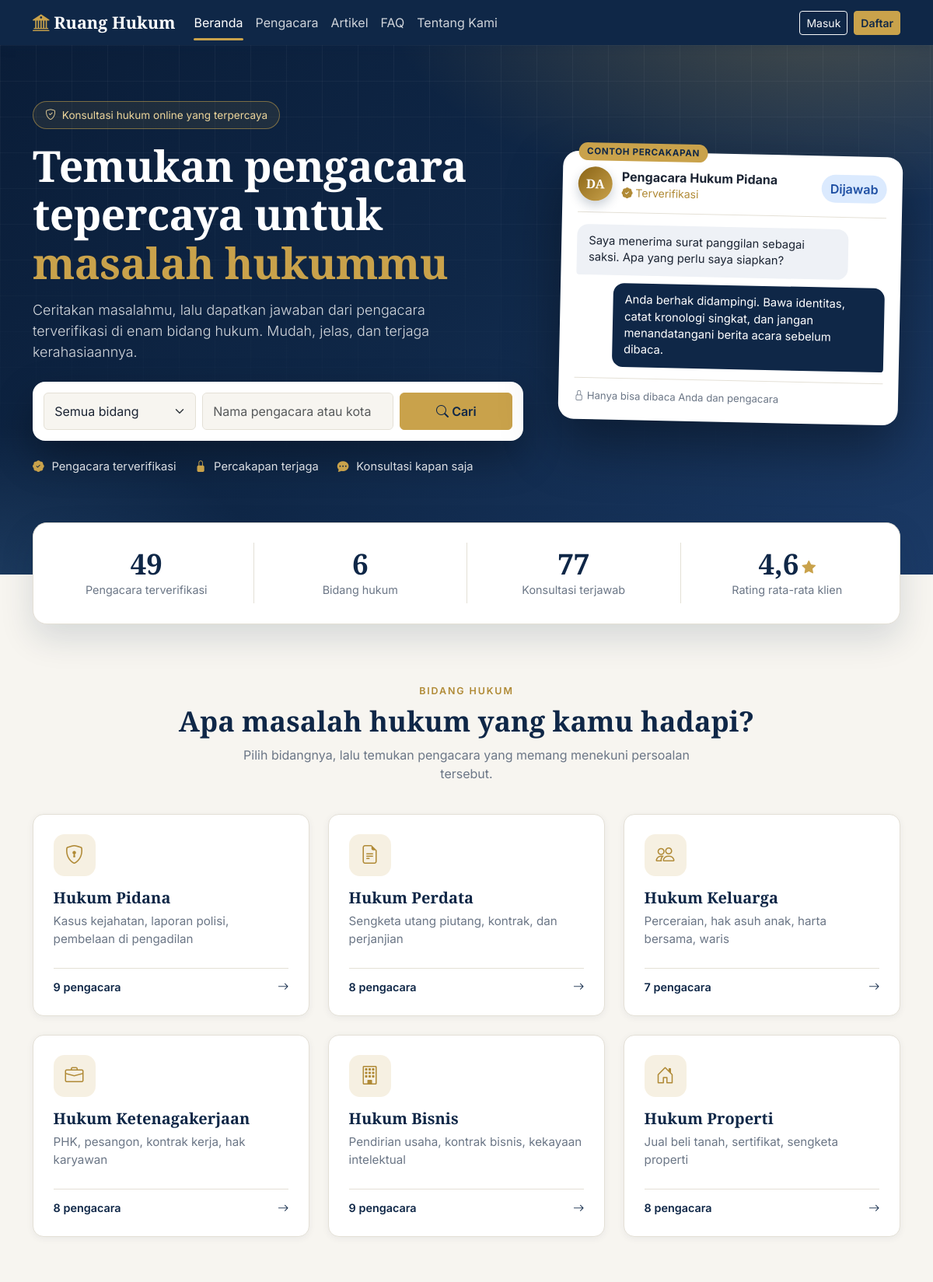
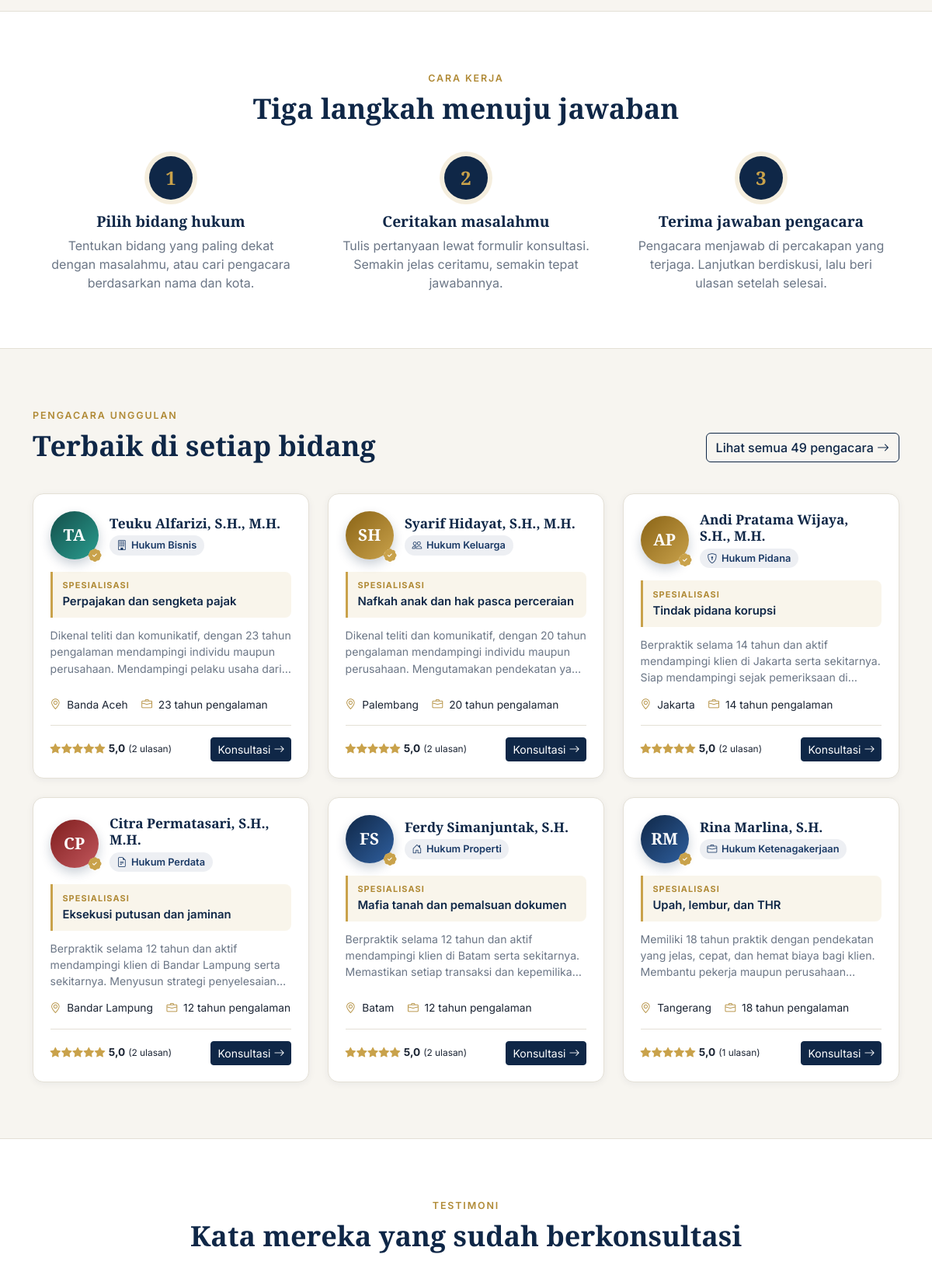
The page / (upper part) on the database its author committed (2 pictures, top to bottom).
### tables this page shows
CREATE TABLE bidang_hukum (
  id INT AUTO_INCREMENT PRIMARY KEY,
  nama VARCHAR(80) NOT NULL UNIQUE,
  deskripsi VARCHAR(255) NULL
);

CREATE TABLE profil_pengacara (
  user_id INT PRIMARY KEY,
  bidang_id INT NOT NULL,
  bio TEXT NULL,
  pengalaman_tahun TINYINT UNSIGNED NOT NULL DEFAULT 0,
  kota VARCHAR(60) NULL,
  no_izin VARCHAR(60) NULL,
  FOREIGN KEY (user_id) REFERENCES users(id) ON DELETE CASCADE,
  FOREIGN KEY (bidang_id) REFERENCES bidang_hukum(id)
);

CREATE TABLE users (
  id INT AUTO_INCREMENT PRIMARY KEY,
  nama VARCHAR(100) NOT NULL,
  username VARCHAR(30) NULL UNIQUE,
  email VARCHAR(120) NOT NULL UNIQUE,
  password VARCHAR(255) NOT NULL,
  role ENUM('klien','pengacara','admin') NOT NULL DEFAULT 'klien',
  perusahaan VARCHAR(120) NULL,
  telepon VARCHAR(20) NULL,
  foto VARCHAR(255) NULL,
  status ENUM('aktif','menunggu','ditolak','nonaktif') NOT NULL DEFAULT 'aktif',
  terms_at DATETIME NULL,
  last_login_at DATETIME NULL,
  created_at TIMESTAMP DEFAULT CURRENT_TIMESTAMP
);

### includes/functions.php (called while the page is built, shortened)
<?php
function e($teks): string
{
    return htmlspecialchars((string) $teks, ENT_QUOTES, 'UTF-8');
}
function url(string $path = ''): string
{
    return BASE_URL . '/' . ltrim($path, '/');
}

### index.php (the view, shortened to what this page needs)
<?php
require_once __DIR__ . '/config/app.php';
require_once __DIR__ . '/includes/komponen_publik.php';
$pdo  = db();
$bidang = $pdo->query(
    "SELECT b.id, b.nama, b.deskripsi,
            (SELECT COUNT(*) FROM profil_pengacara p
               JOIN users u ON u.id = p.user_id
              WHERE p.bidang_id = b.id AND u.role = 'pengacara' AND u.status = 'aktif') AS jumlah
     FROM bidang_hukum b
     ORDER BY b.id"
)->fetchAll();
$semua = $pdo->query(
    "SELECT u.id, u.nama, p.bidang_id, b.nama AS bidang, p.bio, p.pengalaman_tahun, p.kota,
            COALESCE(r.rata, 0) AS rating, COALESCE(r.jumlah, 0) AS jumlah_ulasan
     FROM users u
     JOIN profil_pengacara p ON p.user_id = u.id
     JOIN bidang_hukum b ON b.id = p.bidang_id
     LEFT JOIN (SELECT pengacara_id, AVG(rating) AS rata, COUNT(*) AS jumlah
                  FROM ulasan GROUP BY pengacara_id) r ON r.pengacara_id = u.id
     WHERE u.role = 'pengacara' AND u.status = 'aktif'
     ORDER BY rating DESC, jumlah_ulasan DESC, p.pengalaman_tahun DESC, u.nama ASC"
)->fetchAll();
$unggulan = [];
foreach ($semua as $p) {
    if (!isset($unggulan[$p['bidang_id']])) {
        $unggulan[$p['bidang_id']] = $p;
    }
}
$unggulan = array_slice(array_values($unggulan), 0, 6);
$totalPengacara  = count($semua);
$totalBidang     = count($bidang);
$totalKonsultasi = (int) $pdo->query("SELECT COUNT(*) FROM konsultasi WHERE status IN ('dijawab', 'selesai')")->fetchColumn();
$ratingRata      = (float) $pdo->query('SELECT AVG(rating) FROM ulasan')->fetchColumn();
$testimoni = $pdo->query(
    "SELECT ul.rating, ul.komentar, u.nama AS klien, b.nama AS bidang
     FROM ulasan ul
     JOIN users u ON u.id = ul.klien_id
     JOIN konsultasi k ON k.id = ul.konsultasi_id
     JOIN bidang_hukum b ON b.id = k.bidang_id
     WHERE ul.rating >= 4 AND ul.komentar IS NOT NULL AND ul.komentar <> ''
     ORDER BY ul.id DESC
     LIMIT 3"
)->fetchAll();
require_once __DIR__ . '/includes/header.php';
?>
<link rel="stylesheet" href="<?= e(url('assets/css/beranda.css')) ?>">
<section class="bn-hero">
  <div class="container">
    <div class="row align-items-center g-5">
      <div class="col-lg-7">
        <span class="bn-eyebrow"><i class="bi bi-shield-check"></i> Konsultasi hukum online yang terpercaya</span>
        <h1 class="mt-3 mb-3">Temukan pengacara tepercaya untuk <span class="emas">masalah hukummu</span></h1>
        <p class="lead mb-4">
          Ceritakan masalahmu, lalu dapatkan jawaban dari pengacara terverifikasi di enam bidang hukum.
          Mudah, jelas, dan terjaga kerahasiaannya.
        </p>
        <form class="bn-cari" method="get" action="<?= e(url('pengacara.php')) ?>">
          <div class="row g-2 align-items-center">
            <div class="col-md-4">
              <select class="form-select" id="cari-bidang" name="bidang">
                <option value="">Semua bidang</option>
              </select>
            </div>
            <div class="col-md-5">
              <input class="form-control" id="cari-q" name="q" type="search" placeholder="Nama pengacara atau kota">
            </div>
            <div class="col-md-3 d-grid">
              <button class="btn btn-gold" type="submit"><i class="bi bi-search"></i> Cari</button>
            </div>
          </div>
        </form>
        <ul class="bn-jaminan">
          <li><i class="bi bi-patch-check-fill"></i> Pengacara terverifikasi</li>
          <li><i class="bi bi-lock-fill"></i> Percakapan terjaga</li>
          <li><i class="bi bi-chat-dots-fill"></i> Konsultasi kapan saja</li>
        </ul>
      </div>
      <div class="col-lg-5 d-none d-lg-block">
        <div class="bn-chat" aria-hidden="true">
          <span class="bn-chat-label">Contoh percakapan</span>
          <div class="bn-chat-kepala">
            <div class="pc-avatar pc-avatar-sm av-1">DA</div>
            <div class="lh-sm">
              <strong>Pengacara Hukum Pidana</strong><br>
              <small><i class="bi bi-patch-check-fill"></i> Terverifikasi</small>
            </div>
            <span class="badge-status badge-dijawab ms-auto">Dijawab</span>
          </div>
          <div class="bn-bubble klien">Saya menerima surat panggilan sebagai saksi. Apa yang perlu saya siapkan?</div>
          <div class="bn-bubble pengacara">Anda berhak didampingi. Bawa identitas, catat kronologi singkat, dan jangan menandatangani berita acara sebelum dibaca.</div>
          <div class="bn-chat-kaki"><i class="bi bi-lock"></i> Hanya bisa dibaca Anda dan pengacara</div>
        </div>
      </div>
    </div>
  </div>
</section>
<section class="container bn-stats">
  <div class="bn-stats-kartu">
    <div class="row g-0 text-center">
      <div class="col-6 col-md-3 bn-stat">
        <div class="angka"><?= $totalPengacara ?></div>
        <div class="label">Pengacara terverifikasi</div>
      </div>
      <div class="col-6 col-md-3 bn-stat">
        <div class="angka"><?= $totalBidang ?></div>
        <div class="label">Bidang hukum</div>
      </div>
      <div class="col-6 col-md-3 bn-stat">
        <div class="angka"><?= $totalKonsultasi ?></div>
        <div class="label">Konsultasi terjawab</div>
      </div>
      <div class="col-6 col-md-3 bn-stat">
        <div class="angka"><?= $ratingRata > 0 ? e(angka_desimal($ratingRata)) : '-' ?><?php if ($ratingRata > 0): ?><i class="bi bi-star-fill"></i><?php endif; ?></div>
        <div class="label">Rating rata-rata klien</div>
      </div>
    </div>
  </div>
</section>
<section class="bn-section">
  <div class="container">
    <div class="bn-kepala tengah">
      <span class="bn-kicker">Bidang hukum</span>
      <h2 class="bn-judul">Apa masalah hukum yang kamu hadapi?</h2>
      <p class="bn-sub">Pilih bidangnya, lalu temukan pengacara yang memang menekuni persoalan tersebut.</p>
    </div>
    <div class="row g-4">
      <?php foreach ($bidang as $b): ?>
        <div class="col-md-6 col-lg-4">
          <a class="bn-bidang card-rh hoverable" href="<?= e(url('pengacara.php?bidang=' . (int) $b['id'])) ?>">
            <span class="bn-ikon"><i class="bi <?= e(ikon_bidang($b['nama'])) ?>"></i></span>
            <h3><?= e($b['nama']) ?></h3>
            <p><?= e($b['deskripsi'] ?? '') ?></p>
            <span class="bn-bidang-kaki">
              <span><?= (int) $b['jumlah'] ?> pengacara</span>
              <i class="bi bi-arrow-right"></i>
            </span>
          </a>
        </div>
      <?php endforeach; ?>
    </div>
  </div>
</section>
<section class="bn-section bn-putih">
  <div class="container">
    <div class="bn-kepala tengah">
      <span class="bn-kicker">Cara kerja</span>
      <h2 class="bn-judul">Tiga langkah menuju jawaban</h2>
    </div>
    <div class="row g-4">
      <div class="col-md-4">
        <div class="bn-langkah">
          <span class="bn-nomor">1</span>
          <h3>Pilih bidang hukum</h3>
          <p>Tentukan bidang yang paling dekat dengan masalahmu, atau cari pengacara berdasarkan nama dan kota.</p>
        </div>
      </div>
      <div class="col-md-4">
        <div class="bn-langkah">
          <span class="bn-nomor">2</span>
          <h3>Ceritakan masalahmu</h3>
          <p>Tulis pertanyaan lewat formulir konsultasi. Semakin jelas ceritamu, semakin tepat jawabannya.</p>
        </div>
      </div>
      <div class="col-md-4">
        <div class="bn-langkah">
          <span class="bn-nomor">3</span>
          <h3>Terima jawaban pengacara</h3>
          <p>Pengacara menjawab di percakapan yang terjaga. Lanjutkan berdiskusi, lalu beri ulasan setelah selesai.</p>
        </div>
      </div>
    </div>
  </div>
</section>
<section class="bn-section">
  <div class="container">
    <div class="d-flex flex-wrap justify-content-between align-items-end gap-3 bn-kepala">
      <div>
        <span class="bn-kicker">Pengacara unggulan</span>
        <h2 class="bn-judul mb-0">Terbaik di setiap bidang</h2>
      </div>
      <a class="btn btn-outline-navy" href="<?= e(url('pengacara.php')) ?>">
        Lihat semua <?= $totalPengacara ?> pengacara <i class="bi bi-arrow-right"></i>
      </a>
    </div>
    <?php if (!$unggulan): ?>
      <div class="card-rh p-4 text-center text-secondary">Belum ada pengacara terdaftar.</div>
    <?php else: ?>
      <div class="row g-4">
        <?php foreach ($unggulan as $p): ?>
          <div class="col-md-6 col-lg-4"><?= kartu_pengacara($p) ?></div>
        <?php endforeach; ?>
      </div>
    <?php endif; ?>
  </div>
</section>
<?php if ($testimoni): ?>
<section class="bn-section bn-putih">
  <div class="container">
    <div class="bn-kepala tengah">
      <span class="bn-kicker">Testimoni</span>
      <h2 class="bn-judul">Kata mereka yang sudah berkonsultasi</h2>
    </div>
    <div class="row g-4">
    </div>
  </div>
</section>
<?php endif; ?>
<?php require_once __DIR__ . '/includes/footer.php'; ?>

### includes/komponen_publik.php (shortened to what this page needs)
<?php
function nama_tanpa_gelar(string $nama): string
{
    return trim(explode(',', $nama)[0]);
}
function inisial(string $nama): string
{
    $kata = preg_split('/\s+/', nama_tanpa_gelar($nama), -1, PREG_SPLIT_NO_EMPTY) ?: [];
    $a = mb_substr($kata[0] ?? '?', 0, 1);
    $b = isset($kata[1]) ? mb_substr($kata[1], 0, 1) : '';
    return mb_strtoupper($a . $b);
}
function kelas_avatar(string $nama): string
{
    return 'av-' . (abs(crc32($nama)) % 6);
}
function spesialisasi(?string $bio): string
{
    if ($bio !== null && preg_match('/^Spesialis\s+([^.]+)\./u', $bio, $m)) {
        return mb_strtoupper(mb_substr($m[1], 0, 1)) . mb_substr($m[1], 1);
    }
    return '';
}
function bio_ringkas(?string $bio): string
{
    return trim((string) preg_replace('/^Spesialis\s+[^.]+\.\s*/u', '', (string) $bio));
}
function ikon_bidang(string $nama): string
{
    $peta = [
        'pidana'          => 'bi-shield-lock',
        'perdata'         => 'bi-file-earmark-text',
        'keluarga'        => 'bi-people',
        'ketenagakerjaan' => 'bi-briefcase',
        'bisnis'          => 'bi-building',
        'properti'        => 'bi-house-door',
    ];
    foreach ($peta as $kunci => $ikon) {
        if (stripos($nama, $kunci) !== false) {
            return $ikon;
        }
    }
    return 'bi-bank2';
}
function bintang(float $nilai): string
{
    $html = '';
    for ($i = 1; $i <= 5; $i++) {
        if ($nilai >= $i - 0.25) {
            $html .= '<i class="bi bi-star-fill"></i>';
        } elseif ($nilai >= $i - 0.75) {
            $html .= '<i class="bi bi-star-half"></i>';
        } else {
            $html .= '<i class="bi bi-star"></i>';
        }
    }
    return $html;
}
function angka_desimal(float $nilai): string
{
    return number_format($nilai, 1, ',', '.');
}
function kartu_pengacara(array $p): string
{
    $rating = (float) $p['rating'];
    $jumlah = (int) $p['jumlah_ulasan'];
    $spes   = spesialisasi($p['bio']);
    $ringkas = bio_ringkas($p['bio']);
    ?>
    <article class="card-rh hoverable pc">
      <div class="pc-atas">
        <div class="pc-avatar <?= e(kelas_avatar($p['nama'])) ?>">
          <?= e(inisial($p['nama'])) ?>
          <i class="bi bi-patch-check-fill pc-verif" title="Terverifikasi"></i>
        </div>
        <div class="pc-info">
          <h3 class="pc-nama"><?= e($p['nama']) ?></h3>
          <span class="pc-bidang"><i class="bi <?= e(ikon_bidang($p['bidang'])) ?>"></i> <?= e($p['bidang']) ?></span>
        </div>
      </div>
      <?php if ($spes !== ''): ?>
        <div class="pc-spes"><small>Spesialisasi</small><span><?= e($spes) ?></span></div>
      <?php endif; ?>
      <?php if ($ringkas !== ''): ?>
        <p class="pc-bio"><?= e($ringkas) ?></p>
      <?php endif; ?>
      <ul class="pc-meta">
        <li><i class="bi bi-geo-alt"></i> <?= e($p['kota'] ?? '-') ?></li>
        <li><i class="bi bi-briefcase"></i> <?= (int) $p['pengalaman_tahun'] ?> tahun pengalaman</li>
      </ul>
      <div class="pc-bawah">
        <div class="pc-rating">
          <?php if ($jumlah > 0): ?>
            <span class="bintang"><?= bintang($rating) ?></span>
            <strong><?= e(angka_desimal($rating)) ?></strong>
            <small>(<?= $jumlah ?> ulasan)</small>
          <?php else: ?>
            <small class="text-secondary">Belum ada ulasan</small>
          <?php endif; ?>
        </div>
        <a class="btn btn-navy btn-sm" href="<?= e(url('klien/konsultasi_baru.php?bidang=' . (int) $p['bidang_id'])) ?>">
          Konsultasi <i class="bi bi-arrow-right"></i>
        </a>
      </div>
    </article>
    <?php
    return (string) ob_get_clean();
}

### assets/css/style.css (style rules this page uses)
:root { --navy: #0f2747; --navy-700: #1b3a66; --gold: #c9a24b; --gold-600: #b08a36; --ivory: #f7f5f0; --ink: #1b2433; --muted: #6b7686; --line: #e4e0d6; --bs-primary: var(--navy); --bs-body-font-family: 'Inter', system-ui, sans-serif; --bs-body-color: var(--ink); --bs-body-bg: var(--ivory); --bs-link-color: var(--navy-700); }
body { background: var(--ivory); color: var(--ink); min-height: 100vh; display: flex; flex-direction: column; }
h1, h2, h3, h4, .font-serif { font-family: 'Playfair Display', Georgia, serif; font-weight: 700; color: var(--navy); }
.btn-gold { background: var(--gold); border-color: var(--gold); color: var(--navy); font-weight: 600; }
.btn-navy { background: var(--navy); border-color: var(--navy); color: #fff; }
.card-rh { background: #fff; border: 1px solid var(--line); border-radius: 14px; box-shadow: 0 2px 10px rgba(15,39,71,.06); }
.card-rh.hoverable { transition: transform .15s, box-shadow .15s; }
.badge-status { font-weight: 600; padding: .4em .7em; border-radius: 999px; }
.badge-dijawab { background: #dbeafe; color: #1e4fa3; }

### assets/css/profil.css (style rules this page uses)
body { font-variant-numeric: lining-nums; }

### rows shown on the page
bidang_hukum: nama "Hukum Pidana", deskripsi "Kasus kejahatan, laporan polisi, pembelaan di pengadilan", jumlah "9"
bidang_hukum: nama "Hukum Perdata", deskripsi "Sengketa utang piutang, kontrak, dan perjanjian", jumlah "8"
bidang_hukum: nama "Hukum Keluarga", deskripsi "Perceraian, hak asuh anak, harta bersama, waris", jumlah "7"
bidang_hukum: nama "Hukum Ketenagakerjaan", deskripsi "PHK, pesangon, kontrak kerja, hak karyawan", jumlah "8"
bidang_hukum: nama "Hukum Bisnis", deskripsi "Pendirian usaha, kontrak bisnis, kekayaan intelektual", jumlah "9"
bidang_hukum: nama "Hukum Properti", deskripsi "Jual beli tanah, sertifikat, sengketa properti", jumlah "8"
profil_pengacara: user_id.nama "TA", user_id.nama "Teuku Alfarizi, S.H., M.H.", bidang.nama "Hukum Bisnis", bio "Perpajakan dan sengketa pajak", bio "Dikenal teliti dan komunikatif, dengan 23 tahun pengalaman mendampingi individu maupun perusahaan. Mendampingi pelaku usaha…", kota "Banda Aceh", pengalaman_tahun "23", rating "5,0", jumlah "2"
profil_pengacara: user_id.nama "SH", user_id.nama "Syarif Hidayat, S.H., M.H.", bidang.nama "Hukum Keluarga", bio "Nafkah anak dan hak pasca perceraian", bio "Dikenal teliti dan komunikatif, dengan 20 tahun pengalaman mendampingi individu maupun perusahaan. Mengutamakan pendekatan…", kota "Palembang", pengalaman_tahun "20", rating "5,0", jumlah "2"
profil_pengacara: user_id.nama "AP", user_id.nama "Andi Pratama Wijaya, S.H., M.H.", bidang.nama "Hukum Pidana", bio "Tindak pidana korupsi", bio "Berpraktik selama 14 tahun dan aktif mendampingi klien di Jakarta serta sekitarnya. Siap mendampingi sejak pemeriksaan…", kota "Jakarta", pengalaman_tahun "14", rating "5,0", jumlah "2"
profil_pengacara: user_id.nama "CP", user_id.nama "Citra Permatasari, S.H., M.H.", bidang.nama "Hukum Perdata", bio "Eksekusi putusan dan jaminan", bio "Berpraktik selama 12 tahun dan aktif mendampingi klien di Bandar Lampung serta sekitarnya. Menyusun strategi…", kota "Bandar Lampung", pengalaman_tahun "12", rating "5,0", jumlah "2"
profil_pengacara: user_id.nama "FS", user_id.nama "Ferdy Simanjuntak, S.H.", bidang.nama "Hukum Properti", bio "Mafia tanah dan pemalsuan dokumen", bio "Berpraktik selama 12 tahun dan aktif mendampingi klien di Batam serta sekitarnya. Memastikan setiap transaksi dan…", kota "Batam", pengalaman_tahun "12", rating "5,0", jumlah "2"
profil_pengacara: user_id.nama "RM", user_id.nama "Rina Marlina, S.H.", bidang.nama "Hukum Ketenagakerjaan", bio "Upah, lembur, dan THR", bio "Memiliki 18 tahun praktik dengan pendekatan yang jelas, cepat, dan hemat biaya bagi klien. Membantu pekerja maupun…", kota "Tangerang", pengalaman_tahun "18", rating "5,0", jumlah "1"

### other values the page prints
$mnNama "Beranda"
$mnNama "Pengacara"
$mnNama "Artikel"
$mnNama "FAQ"
$mnNama "Tentang Kami"
$totalPengacara "49"
$totalBidang "6"
$totalKonsultasi "77"
angka_desimal($ratingRata) "4,6"
